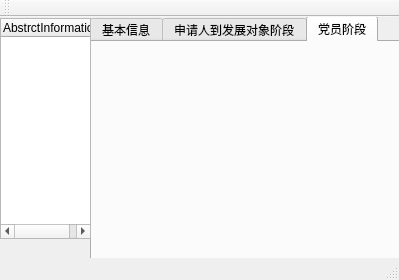
<?xml version="1.0" encoding="UTF-8"?>
<ui version="4.0">
 <class>MainWindow</class>
 <widget class="QMainWindow" name="MainWindow">
  <property name="geometry">
   <rect>
    <x>0</x>
    <y>0</y>
    <width>399</width>
    <height>280</height>
   </rect>
  </property>
  <property name="windowTitle">
   <string>MainWindow</string>
  </property>
  <widget class="QWidget" name="centralWidget">
   <widget class="QTabWidget" name="tabWidget">
    <property name="geometry">
     <rect>
      <x>90</x>
      <y>-1</y>
      <width>311</width>
      <height>280</height>
     </rect>
    </property>
    <property name="currentIndex">
     <number>2</number>
    </property>
    <widget class="QWidget" name="tab_3">
     <attribute name="title">
      <string>基本信息</string>
     </attribute>
    </widget>
    <widget class="QWidget" name="tab">
     <attribute name="title">
      <string>申请人到发展对象阶段</string>
     </attribute>
    </widget>
    <widget class="QWidget" name="tab_2">
     <attribute name="title">
      <string>党员阶段</string>
     </attribute>
    </widget>
   </widget>
   <widget class="QTreeWidget" name="treeWidget">
    <property name="geometry">
     <rect>
      <x>0</x>
      <y>1</y>
      <width>91</width>
      <height>221</height>
     </rect>
    </property>
    <column>
     <property name="text">
      <string>AbstrctInformation</string>
     </property>
    </column>
   </widget>
  </widget>
  <widget class="QMenuBar" name="menuBar">
   <property name="geometry">
    <rect>
     <x>0</x>
     <y>0</y>
     <width>399</width>
     <height>23</height>
    </rect>
   </property>
  </widget>
  <widget class="QToolBar" name="mainToolBar">
   <attribute name="toolBarArea">
    <enum>TopToolBarArea</enum>
   </attribute>
   <attribute name="toolBarBreak">
    <bool>false</bool>
   </attribute>
  </widget>
  <widget class="QStatusBar" name="statusBar"/>
 </widget>
 <layoutdefault spacing="6" margin="11"/>
 <resources/>
 <connections/>
</ui>
